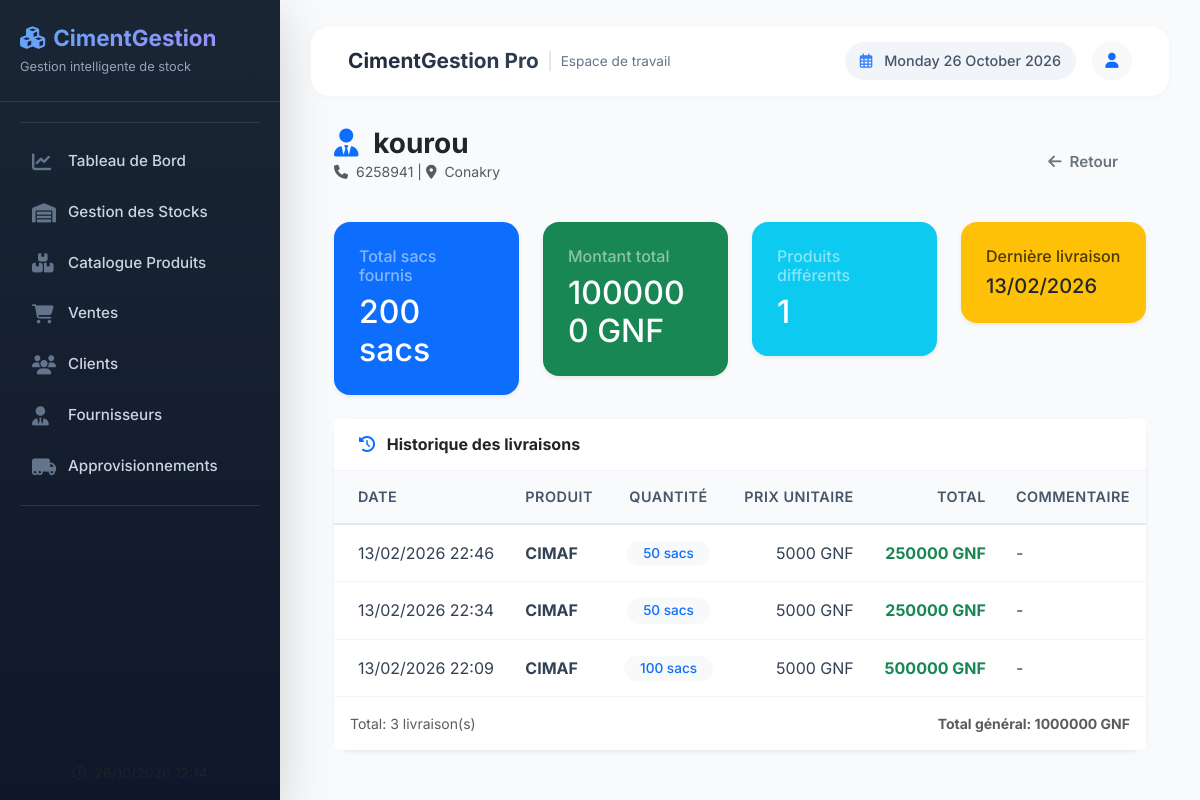
Screenshot of /boutique/fournisseurs/3/ with the database file from the repository.
### boutique/models.py (models this page shows, shortened)
class Fournisseur(models.Model):
    nom = models.CharField(max_length=150)
    telephone = models.CharField(max_length=20, blank=True)
    adresse = models.TextField(blank=True, null=True)
    date_ajout = models.DateTimeField(auto_now_add=True)
    class Meta:
        ordering = ['nom']

class Approvisionnement(models.Model):
    produit = models.ForeignKey(Produit, on_delete=models.CASCADE)
    fournisseur = models.ForeignKey(Fournisseur, on_delete=models.CASCADE)
    quantite_sacs = models.IntegerField(default=0)
    prix_achat_unitaire = models.BigIntegerField(default=0)
    date_entree = models.DateTimeField(auto_now_add=True)
    commentaire = models.CharField(max_length=255, blank=True)
    class Meta:
        ordering = ['-date_entree']

class Produit(models.Model):
    nom = models.CharField(max_length=100, verbose_name="Marque/Type")
    prix_achat = models.BigIntegerField(default=0)
    prix_vente = models.BigIntegerField(default=0)
    stock_actuel = models.IntegerField(default=0)
    seuil_alerte = models.IntegerField(default=10)
    fournisseurs = models.ManyToManyField(Fournisseur, through='Approvisionnement', related_name='produits')

### boutique/views.py (the view)
# urls.py: path('fournisseurs/<int:fournisseur_id>/', views.details_fournisseur, name='details_fournisseur'),  # ✅ Changé ici
def details_fournisseur(request, fournisseur_id):
    fournisseur = get_object_or_404(Fournisseur, id=fournisseur_id)
    approvisionnements = Approvisionnement.objects.filter(fournisseur=fournisseur).order_by('-date_entree')
    total_sacs = approvisionnements.aggregate(Sum('quantite_sacs'))['quantite_sacs__sum'] or 0
    montant_total = sum(a.quantite_sacs * a.prix_achat_unitaire for a in approvisionnements)
    produits_distincts = approvisionnements.values('produit').distinct().count()
    derniere_livraison = approvisionnements.first()
    return render(request, 'boutique/details_fournisseur.html', {
        'fournisseur': fournisseur,
        'approvisionnements': approvisionnements,
        'total_sacs': total_sacs,
        'montant_total': montant_total,
        'produits_distincts': produits_distincts,
        'derniere_livraison': derniere_livraison,
    })

### boutique/templates/boutique/details_fournisseur.html (shortened to what this page needs)
{% extends 'boutique/base.html' %}
{% block content %}
<div class="container-fluid px-4">
    <div class="d-flex justify-content-between align-items-center mb-4">
        <div>
            <h3 class="fw-bold text-dark mb-0">
                <i class="fas fa-user-tie me-2 text-primary"></i>
                {{ fournisseur.nom }}
            </h3>
            <p class="text-muted small">
                <i class="fas fa-phone me-2"></i>{{ fournisseur.telephone|default:"Téléphone non renseigné" }} |
                <i class="fas fa-map-marker-alt me-2"></i>{{ fournisseur.adresse|default:"Adresse non renseignée" }}
            </p>
        </div>
        <div>
            <a href="{% url 'liste_fournisseurs' %}" class="btn btn-outline-secondary rounded-pill me-2">
                <i class="fas fa-arrow-left me-2"></i>Retour
            </a>
        </div>
    </div>
    <div class="row mb-4">
        <div class="col-md-3">
            <div class="card bg-primary text-white border-0 rounded-4 shadow-sm">
                <div class="card-body">
                    <h6 class="text-white-50">Total sacs fournis</h6>
                    <h2 class="mb-0">{{ total_sacs }} sacs</h2>
                </div>
            </div>
        </div>
        <div class="col-md-3">
            <div class="card bg-success text-white border-0 rounded-4 shadow-sm">
                <div class="card-body">
                    <h6 class="text-white-50">Montant total</h6>
                    <h2 class="mb-0">{{ montant_total }} GNF</h2>
                </div>
            </div>
        </div>
        <div class="col-md-3">
            <div class="card bg-info text-white border-0 rounded-4 shadow-sm">
                <div class="card-body">
                    <h6 class="text-white-50">Produits différents</h6>
                    <h2 class="mb-0">{{ produits_distincts }}</h2>
                </div>
            </div>
        </div>
        <div class="col-md-3">
            <div class="card bg-warning text-dark border-0 rounded-4 shadow-sm">
                <div class="card-body">
                    <h6 class="text-dark-50">Dernière livraison</h6>
                    <h5 class="mb-0">{{ derniere_livraison.date_entree|date:"d/m/Y"|default:"-" }}</h5>
                </div>
            </div>
        </div>
    </div>
    <div class="card border-0 shadow-sm rounded-4">
        <div class="card-header bg-white py-3">
            <h6 class="fw-bold mb-0">
                <i class="fas fa-history me-2 text-primary"></i>
                Historique des livraisons
            </h6>
        </div>
        <div class="card-body p-0">
            <div class="table-responsive">
                <table class="table table-hover align-middle mb-0">
                    <thead class="bg-light">
                        <tr>
                            <th class="ps-4">Date</th>
                            <th>Produit</th>
                            <th class="text-center">Quantité</th>
                            <th class="text-end">Prix unitaire</th>
                            <th class="text-end">Total</th>
                            <th>Commentaire</th>
                        </tr>
                    </thead>
                    <tbody>
                        {% for appro in approvisionnements %}
                        <tr>
                            <td class="ps-4">{{ appro.date_entree|date:"d/m/Y H:i" }}</td>
                            <td>
                                <span class="fw-bold">{{ appro.produit.nom }}</span>
                            </td>
                            <td class="text-center">
                                <span class="badge bg-light text-primary rounded-pill px-3">
                                    {{ appro.quantite_sacs }} sacs
                                </span>
                            </td>
                            <td class="text-end">{{ appro.prix_achat_unitaire }} GNF</td>
                            <td class="text-end fw-bold text-success">
                                {% widthratio appro.quantite_sacs 1 appro.prix_achat_unitaire %} GNF
                            </td>
                            <td>
                                {% if appro.commentaire %}
                                    <span class="badge bg-light text-muted">{{ appro.commentaire }}</span>
                                {% else %}
                                    -
                                {% endif %}
                            </td>
                        </tr>
                        {% endfor %}
                    </tbody>
                </table>
            </div>
        </div>
        {% if approvisionnements %}
        <div class="card-footer bg-white border-0 py-3 text-muted small">
            <div class="d-flex justify-content-between">
                <span>Total: {{ approvisionnements|length }} livraison(s)</span>
                <span class="fw-bold">Total général: {{ montant_total }} GNF</span>
            </div>
        </div>
        {% endif %}
    </div>
</div>
{% endblock %}

### boutique/templates/boutique/base.html (style rules this page uses)
* { font-family: 'Inter', sans-serif; margin: 0; padding: 0; box-sizing: border-box; }
body { background-color: #f8fafc; overflow-x: hidden; }
.card { border: none; border-radius: 20px; background: white; box-shadow: 0 4px 20px rgba(0, 0, 0, 0.02); transition: all 0.3s ease; border: 1px solid rgba(0, 0, 0, 0.03); }
.card-header { background: transparent; border-bottom: 1px solid #f1f5f9; padding: 20px 25px; font-weight: 600; }
.card-body { padding: 25px; }
.btn { border-radius: 12px; padding: 10px 20px; font-weight: 600; font-size: 0.95rem; transition: all 0.3s ease; border: none; }
.table { margin-bottom: 0; }
.table thead th { background: #f8fafc; color: #475569; font-weight: 600; font-size: 0.9rem; text-transform: uppercase; letter-spacing: 0.5px; border-bottom: 2px solid #e2e8f0; padding: 15px; }
.table tbody td { padding: 15px; vertical-align: middle; color: #334155; border-bottom: 1px solid #f1f5f9; }
.badge { padding: 6px 12px; border-radius: 30px; font-weight: 500; font-size: 0.85rem; }

### boutique/templates/boutique/details_fournisseur.html (style rules this page uses)
.text-white-50 { color: rgba(255,255,255,0.8); }
.text-dark-50 { color: rgba(0,0,0,0.7); }

### rows the page displays
Fournisseur: nom "kourou", telephone "6258941", adresse "Conakry"
Approvisionnement: date_entree "13/02/2026", date_entree "13/02/2026 22:46", produit.nom "CIMAF", quantite_sacs "50", prix_achat_unitaire "5000", quantite_sacs+prix_achat_unitaire "250000"
Approvisionnement: date_entree "13/02/2026 22:34", produit.nom "CIMAF", quantite_sacs "50", prix_achat_unitaire "5000", quantite_sacs+prix_achat_unitaire "250000"
Approvisionnement: date_entree "13/02/2026 22:09", produit.nom "CIMAF", quantite_sacs "100", prix_achat_unitaire "5000", quantite_sacs+prix_achat_unitaire "500000"

### other values shown
{{ total_sacs }} "200"
{{ montant_total }} "1000000"
{{ produits_distincts }} "1"
{{ approvisionnements|length }} "3"
